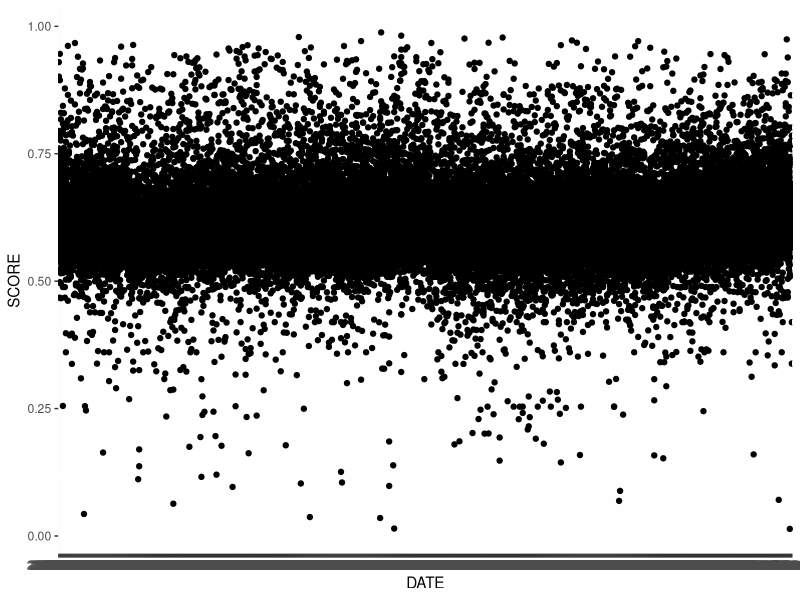
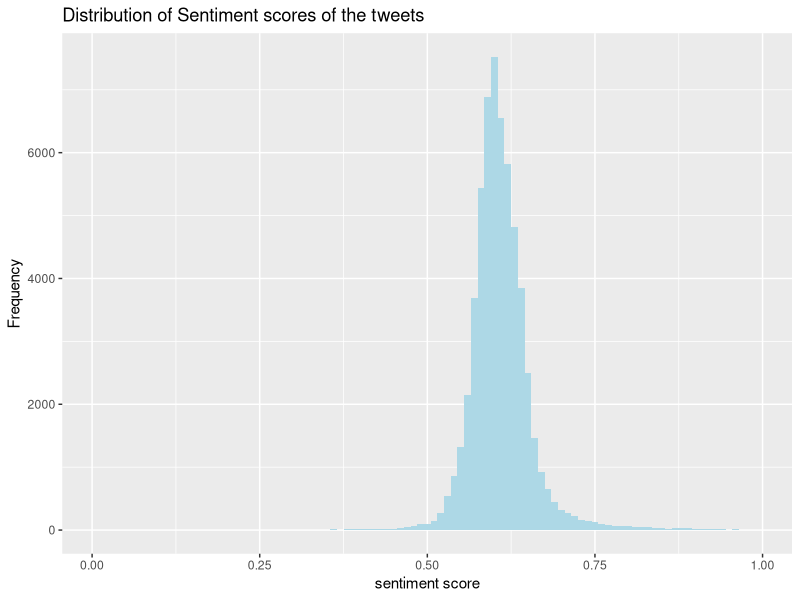
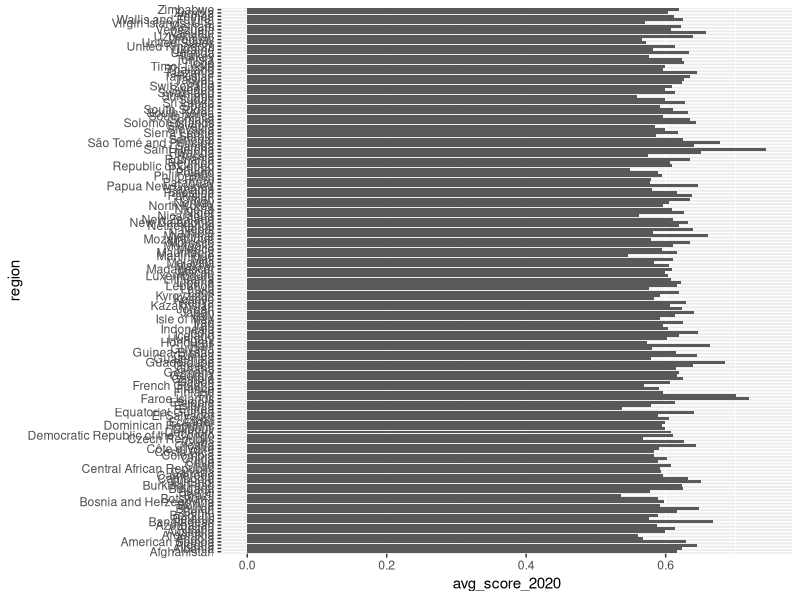
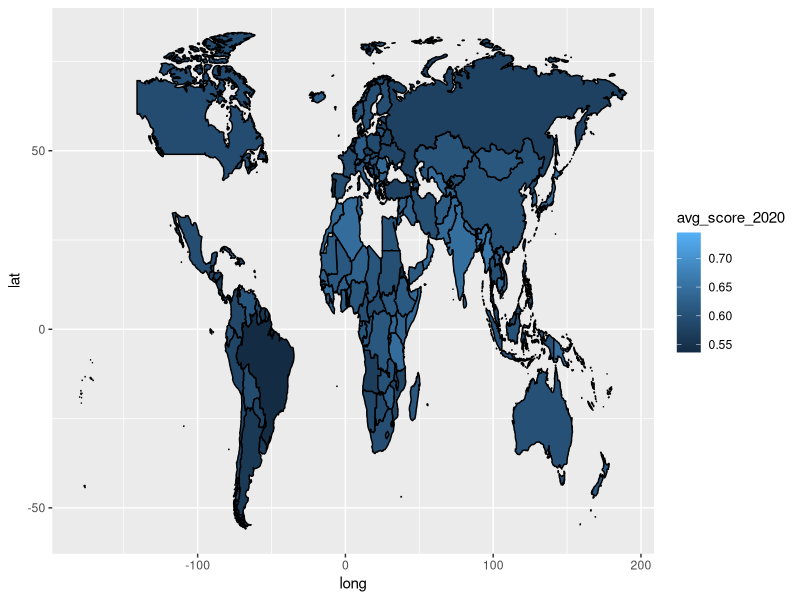
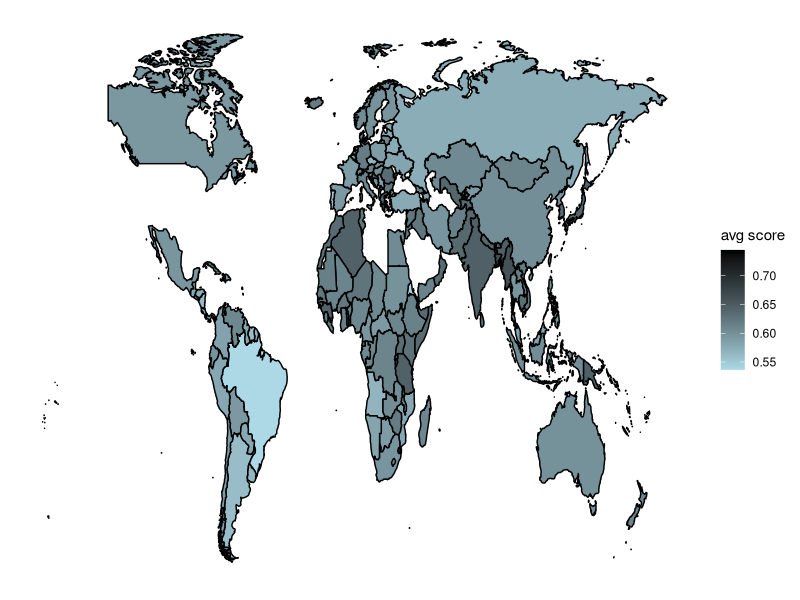
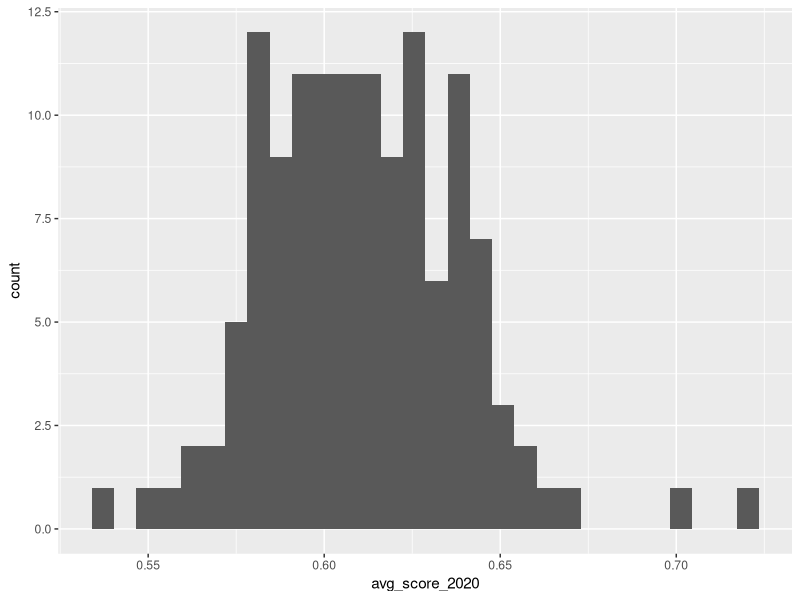
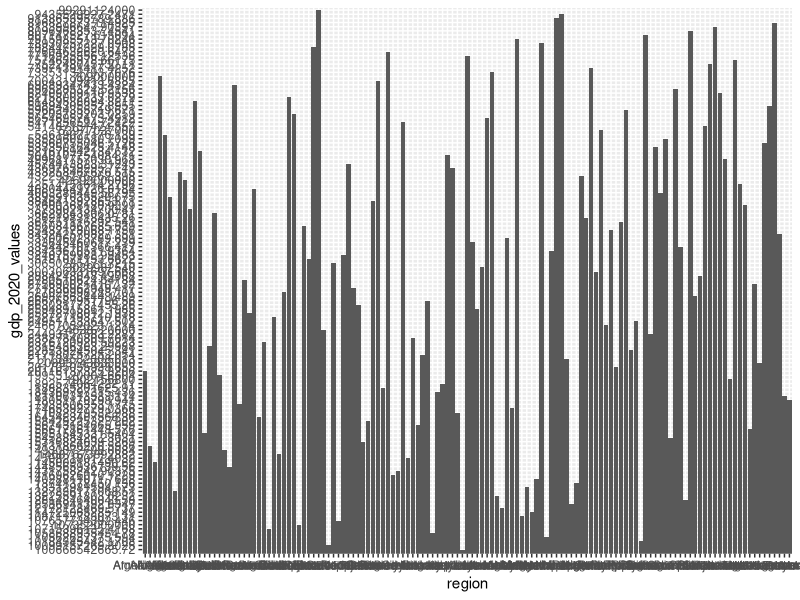
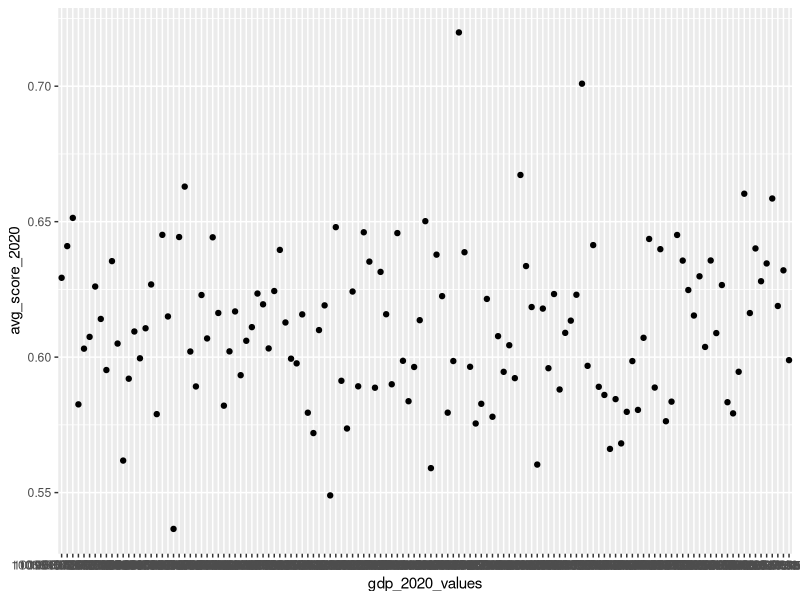

Write the R code that produced these figures, in order.
## ---- chunk 1
knitr::opts_chunk$set(echo = TRUE)

library(tidyverse)
library(ggplot2)
library(dplyr)
library(lubridate)
## ---- chunk 2
data_2020 <- read.csv("data/sentiment_country_2020.csv")
data_2021 <- read.csv("data/sentiment_country_2021.csv")
## ---- chunk 3
view(data_2020)
view(data_2021)
## ---- chunk 4
data_total <- rbind(data_2020,data_2021)

ggplot (data=data_total, aes(DATE, SCORE))+
  geom_point()

## ---- chunk 5

avg_data_2020<-data_2020 %>%
  group_by(NAME_0) %>%
  summarize(
    avg_score_2020 = mean(SCORE, na.rm = TRUE)
    )

view(avg_data_2020)

names(avg_data_2020)[names(avg_data_2020) == "NAME_0"] <- "region"

view(avg_data_2020)
## ---- chunk 6
ggplot(data = data_2020, aes(x=SCORE)) + 
  geom_histogram(binwidth = 0.01, fill = "lightblue")+ 
  ylab("Frequency") + 
  xlab("sentiment score") +
  ggtitle("Distribution of Sentiment scores of the tweets")
## ---- chunk 7
ggplot(data = avg_data_2020, aes(x=region, y=avg_score_2020)) + 
  geom_bar(stat = "identity")+
  coord_flip()
## ---- chunk 8
mapdata <- map_data("world") ##ggplot2
View(mapdata)

mapdata <- left_join(mapdata, avg_data_2020, by="region")
View(mapdata)


mapdata1<-mapdata %>% filter(!is.na(mapdata$avg_score_2020))
View(mapdata1)

map1<-ggplot(mapdata1, aes( x = long, y = lat, group=group)) +
  geom_polygon(aes(fill = avg_score_2020), color = "black")
map1

map2 <- map1 + scale_fill_gradient(name = "avg score", low = "light blue", high =  "black", na.value = "grey50")+
  theme(axis.text.x = element_blank(),
        axis.text.y = element_blank(),
        axis.ticks = element_blank(),
        axis.title.y=element_blank(),
        axis.title.x=element_blank(),
        rect = element_blank())
map2
## ---- chunk 9

gdp_2020 <- read_csv("gdp_2020.csv")
view(gdp_2020)

gdp_2021 <- read_csv("gdp_2021.csv")
view(gdp_2021)

gdp_2020 <- gdp_2020[c(1,5)]
view(gdp_2020)

gdp_2021 <- gdp_2021[c(1,5)]
view(gdp_2021)

## ---- chunk 10
names(gdp_2020)[names(gdp_2020) == "Country Name"] <- "region"
view(gdp_2020)

avg_data_2020 <- left_join(avg_data_2020, gdp_2020, by="region")
View(avg_data_2020)

names(avg_data_2020)[names(avg_data_2020) == "2020 [YR2020]"] <- "gdp_2020_values"

## ---- chunk 11

#removing missing values
df2<-avg_data_2020[!(avg_data_2020$gdp_2020_values==".."),]
view(df2)

df3<-df2 %>% filter(!is.na(df2$gdp_2020_values))
View(df3)

#sentiment scores
ggplot(data = df3, aes(x = avg_score_2020)) + 
  geom_histogram()

#gdp values
ggplot(df3, aes(x = region, y = gdp_2020_values )) +  
  geom_bar(stat = "identity")

#comparing both the variables
ggplot(data = df3, aes(x = gdp_2020_values , y = avg_score_2020))+ 
  geom_point() + 
  geom_smooth()
